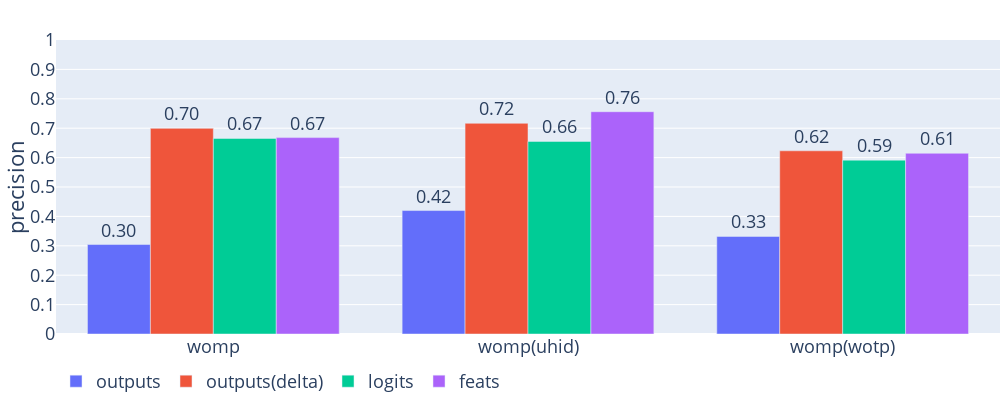

Notebook code cell kept with this figure:
### Code cell
get_result_bar_graph(run_names, x_labels, sub_labels, 'precision', size=(1000, 400), epoch=10)

### Figure 1 — Plotly figure (JSON) as saved in the notebook; plotly's stock layout.template omitted (floating-point values rounded to 4 significant figures)
{"data": [{"alignmentgroup": "True", "hovertemplate": "sub_label=outputs<br>x_label=%{x}<br>precision=%{text}<extra></extra>", "legendgroup": "outputs", "marker": {"color": "#636efa", "pattern": {"shape": ""}}, "name": "outputs", "offsetgroup": "outputs", "orientation": "v", "showlegend": true, "text": [0.3043, 0.4198, 0.332], "textposition": "outside", "texttemplate": "%{text:.2f}", "type": "bar", "x": ["womp", "womp(uhid)", "womp(wotp)"], "xaxis": "x", "y": [0.3043, 0.4198, 0.332], "yaxis": "y"}, {"alignmentgroup": "True", "hovertemplate": "sub_label=outputs(delta)<br>x_label=%{x}<br>precision=%{text}<extra></extra>", "legendgroup": "outputs(delta)", "marker": {"color": "#EF553B", "pattern": {"shape": ""}}, "name": "outputs(delta)", "offsetgroup": "outputs(delta)", "orientation": "v", "showlegend": true, "text": [0.6994, 0.7167, 0.6231], "textposition": "outside", "texttemplate": "%{text:.2f}", "type": "bar", "x": ["womp", "womp(uhid)", "womp(wotp)"], "xaxis": "x", "y": [0.6994, 0.7167, 0.6231], "yaxis": "y"}, {"alignmentgroup": "True", "hovertemplate": "sub_label=logits<br>x_label=%{x}<br>precision=%{text}<extra></extra>", "legendgroup": "logits", "marker": {"color": "#00cc96", "pattern": {"shape": ""}}, "name": "logits", "offsetgroup": "logits", "orientation": "v", "showlegend": true, "text": [0.6652, 0.6551, 0.5914], "textposition": "outside", "texttemplate": "%{text:.2f}", "type": "bar", "x": ["womp", "womp(uhid)", "womp(wotp)"], "xaxis": "x", "y": [0.6652, 0.6551, 0.5914], "yaxis": "y"}, {"alignmentgroup": "True", "hovertemplate": "sub_label=feats<br>x_label=%{x}<br>precision=%{text}<extra></extra>", "legendgroup": "feats", "marker": {"color": "#ab63fa", "pattern": {"shape": ""}}, "name": "feats", "offsetgroup": "feats", "orientation": "v", "showlegend": true, "text": [0.668, 0.7561, 0.6147], "textposition": "outside", "texttemplate": "%{text:.2f}", "type": "bar", "x": ["womp", "womp(uhid)", "womp(wotp)"], "xaxis": "x", "y": [0.668, 0.7561, 0.6147], "yaxis": "y"}], "layout": {"barmode": "group", "font": {"size": 18}, "height": 400, "legend": {"font": {"size": 18}, "orientation": "h", "title": {"text": ""}, "tracegroupgap": 0}, "margin": {"b": 0, "l": 0, "r": 0, "t": 40}, "width": 1000, "xaxis": {"anchor": "y", "domain": [0, 1], "title": {"text": ""}}, "yaxis": {"anchor": "x", "domain": [0, 1], "dtick": 0.1, "range": [0, 1], "title": {"text": "precision"}}}}
